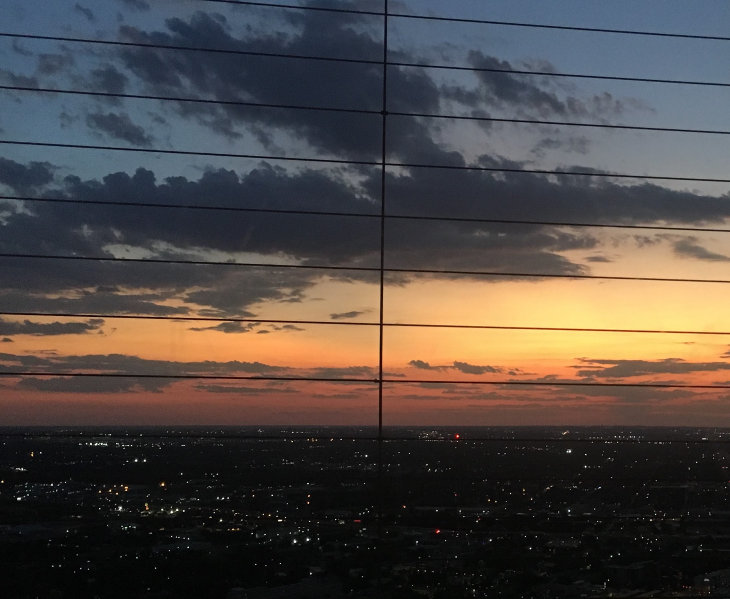
%> input picture code/img1.JPG, 2190 x 1797 px (shown at 1/3 size)
$ octave main1.m   (GNU Octave 9; MATLAB toolbox functions it lacks are replaced by stand-ins)
%> lines starting %> are read from the running program, lines starting %| are printed output that depends on the picture; in (x1, y1, x2, y2) boxes, pixels count from 0 and x2, y2 are one past the last pixel; in counts of white or black regions, pixels touching at a corner belong together; the program's own positions count from 1
### code/get_mask/get_mask_1.m
function [line_mask] = get_mask_1(I_gray, black_area)
%检测图片一中栏杆的位置

BW=imbinarize(I_gray,0.14); %二值化
%figure;
BW=((1-BW).*255);
BW(black_area:end, :)=0; %去除下面的干扰部分
%imshow(BW)

[lines] = get_hough_lines(BW, 100); %hough变换获取直线

%将检测到的直线标准化，转化成k、b形式，并去掉多余的直线
[new_lines] = lines_integrate(lines, 10, 30);

%利用相邻直线间的距离，补上遗漏的直线
delta_m = new_lines(2).m-new_lines(1).m;
for i=2:length(new_lines)
    if abs(new_lines(i+1).k)<5 %下一条线是竖线
        middle_m = new_lines(i).m+delta_m;
        middle_k = new_lines(i).k;
        middle_b = 1-middle_k*middle_m;
        count = length(new_lines)+1;
        new_lines(count).m = middle_m; %新增一条横线
        new_lines(count).k = middle_k;
        new_lines(count).b = middle_b;

        break;
    end

    if (new_lines(i+1).m-new_lines(i).m)>1.5*delta_m %中间缺一根线
        middle_m = (new_lines(i+1).m+new_lines(i).m)/2;
        middle_k = (new_lines(i+1).k+new_lines(i).k)/2;
        middle_b = 1-middle_k*middle_m;
        count = length(new_lines)+1;
        new_lines(count).m = middle_m;
        new_lines(count).k = middle_k;
        new_lines(count).b = middle_b;
    else
        delta_m = new_lines(i+1).m-new_lines(i).m;
    end
end

% [10 lines of commented-out code are left out]
line_width=floor(2*size(I_gray)/719);
[line_mask] = maskFromlines(I_gray, line_width, new_lines, black_area, 30, false);

%imshow(uint8(line_mask));

### code/get_mask/get_hough_lines.m
function [lines] = get_hough_lines(BW, line_length)
% hough变换提取图片中的直线
% 部分摘抄自：https://blog.csdn.net/yufeilongyuan/article/details/90443933

%直线检测
[H, theta , rho] = hough (BW);
% [8 lines of commented-out code are left out]

P = houghpeaks(H,36);%,'threshold',0.2*max(H(:)));
lines = houghlines(BW,theta,rho,P,'FillGap',10,'MinLength',line_length);
% [19 lines of commented-out code are left out]

end

### code/get_mask/lines_integrate.m
function [new_lines] = lines_integrate(lines, angle_threhold, dis_threhold)
% 对hough变换检测到的直线做进一步处理
% 将lines中重复的直线去掉，并化成角度距离型

lines_kb=struct('k',0,'b',0, 'm', 0, 'dis', 0);
count=1;
for i=1:length(lines)
    p1=lines(i).point1;
    p2=lines(i).point2;

    if p1(2)~=p2(2)
        lines_kb(count).k=(p1(1)-p2(1))/(p1(2)-p2(2));
    else
        lines_kb(count).k=tan(abs(lines(i).theta*pi/180));
    end
    lines_kb(count).b=p1(1)-lines_kb(count).k*p1(2);
    lines_kb(count).dis=sqrt((p1(1)-p2(1))^2+(p1(2)-p2(2))^2);
    count=count+1;
end

[~, index] = sort([lines_kb.dis]);
lines_kb=lines_kb(index);%按两点距离排序
lines=lines(index);

%去掉重复直线，判断标准是两直线角度差以及距离
new_lines=struct('k',0,'b',0, 'm', 0, 'dis', 0);
count=1;
for i=1:length(lines_kb)
    exist_flag=false;
    for j=i+1:length(lines_kb)
        angle_dis=abs(atan(lines_kb(i).k)-atan(lines_kb(j).k))*180/pi;
        line_dis=abs(lines_kb(i).b-lines_kb(j).b)/sqrt(1+(lines_kb(i).k)^2);
        if line_point_dis(lines(i), lines(j))<5
            exist_flag=true;
            break;
        end
        if angle_dis<angle_threhold && line_dis<dis_threhold
            exist_flag=true;
            break;
        end
    end

    if exist_flag ~= true
        new_lines(count)=lines_kb(i);
        m = (1-lines_kb(i).b)/lines_kb(i).k;
        new_lines(count).m=m; %横坐标截距
        count = count+1;
    end
end

[~, index] = sort([new_lines.m]);
new_lines=new_lines(index);%将直线按从上都下的顺序排列

% [7 lines left out: function line_point_dis, not called in this run]

end

### code/get_mask/maskFromlines.m
function [line_mask] = maskFromlines(I_gray, line_width, new_lines, black_area, find_len, upLineFind)
%利用直线位置得到mask，在直线附近灰度值低的部分mask值为1，其他部分mask为0

line_mask=zeros(size(I_gray));
for i=1:length(new_lines)
    line = new_lines(i);
    if abs(line.k)==inf
        continue;
    end

    if abs(line.k)>5 %横线
        for p_j=1:size(I_gray,2) %直线上所有纵坐标
           p_i=(p_j - line.b)/line.k; %直线上对应的横坐标
           if p_i<1 || p_i>size(I_gray,1)
               continue;
           end

           if p_i>black_area
               min_i = p_i;
           else
               find_dis=find_len;
               if p_i-find_dis<1
                   find_dis=p_i-1;
               end
               if p_i+find_dis>size(I_gray,1)
                   find_dis=size(I_gray,1)-p_i;
               end
               [min_g, min_i] = min(I_gray(floor(p_i-find_dis):floor(p_i+find_dis), p_j)); %直线上该点同一列附近极小值点
               min_i = p_i-find_dis+min_i-1;
           end

           for mask_i=min_i-line_width:min_i+line_width %极小值点附近的黑点
              if mask_i<1 || mask_i>size(I_gray,1)
                continue;
              end
              line_mask(floor(mask_i), p_j)=255;
           end
        end
    else %竖线
        for p_i=1:size(I_gray,1) %直线上所有横坐标
           p_j=p_i*line.k+line.b; %直线上对应的纵坐标
           if p_j<1 || p_j>size(I_gray,2)
               continue;
           end

           if upLineFind==true
               find_dis=find_len;
               if p_j-find_dis<1
                   find_dis=p_j-1;
               end
               if p_j+find_dis>size(I_gray,2)
                   find_dis=size(I_gray,2)-p_j;
               end
               [min_g, min_j] = min(I_gray(p_i, floor(p_j-find_dis):floor(p_j+find_dis))); %直线上该点同一行附近极小值点
               min_j = p_j-find_dis+min_j-1;
           else
               min_j=p_j;
           end

           for mask_j=min_j-line_width-1:min_j+line_width+1 %极小值点附近的黑点
              if mask_j<1 || mask_j>size(I_gray,2)
                continue;
              end
              line_mask(p_i, floor(mask_j))=255;
           end
        end
    end
end

end

### code/FFM_inpaint/inpaint_FMM.m
function [ image ] = inpaint_FMM( image, mask, radius )
%FMM算法的初始化和主循环

SE=strel('square',3);%矩形mask
F = imdilate(mask, SE); %mask膨胀
F(F>1)=1; %F=mask 并且mask中每个有值点的上下左右都为1

%求出标志矩阵F，待修补区域中的点值为2（内部点，未知点），待修补区域边界点值为1，已知像素区域的点值为0
F_temp = F;
F_temp(mask>0)=0;
F = F .* 2 - F_temp;

%距离矩阵T，表示一个点到待修补区域边缘的距离
T = (F == 2) .* 1e6;

%建立最小堆，存储边缘点，以其T值为value
[contour_x, countour_y] = find(F == 1);
heap = myMinheap();
h_temp = myMinheap();

for i=1:length(contour_x)
    point.x=contour_x(i);
    point.y=countour_y(i);

    heap.min_heap_insert(point, T(point.x,point.y));
    h_temp.min_heap_insert(point, T(point.x,point.y));
end
heap.min_heap_adjust();

[T]=compute_outside(T, F, h_temp, radius); %计算外围部分点的T

neibor_is = [];
neibor_js = []; %算好圆形领域中的点坐标，避免重复计算
for i=-radius:radius
    i_height = floor(sqrt(radius.^2 - i.^2));
    for j=-i_height:i_height
        neibor_is(end+1) = i;
        neibor_js(end+1) = j;
    end
end

while heap.size~=0
    %取出T值最小的边缘点，即最佳边缘点
    [min_p,~]=heap.min_heap_popup();
    i = min_p.x;
    j = min_p.y;

    F(i, j) = 0; %变成外部点

    neighbors_i = [i+1, i-1, i, i];
    neighbors_j = [j, j, j+1, j-1];

    for p=1:length(neighbors_i)
       i_neib = neighbors_i(p);
       j_neib = neighbors_j(p);

       if i_neib<1 || i_neib>size(F,1) || j_neib<1 || j_neib>size(F,2)
         continue
       end

       %找到边缘点旁边的内部点
       if F(i_neib, j_neib) == 2 %内部点
           %计算内部点的T
           T(i_neib, j_neib) = min([solve_T(T, F, i_neib, j_neib+1, i_neib-1, j_neib),...
                            solve_T(T, F, i_neib, j_neib-1, i_neib-1, j_neib),...
                            solve_T(T, F, i_neib, j_neib+1, i_neib+1, j_neib),...
                            solve_T(T, F, i_neib, j_neib-1, i_neib+1, j_neib)]);

           point.x=i_neib;
           point.y=j_neib;
           heap.min_heap_insert(point, T(point.x,point.y));

           %插值计算该内部点的像素值
           pix_result = inpaint_p(image, T, F, neibor_is, neibor_js, i_neib, j_neib);
           image(i_neib, j_neib, :) = pix_result;
           F(i_neib, j_neib) = 1; %内部点变成边缘点
       end
    end
end
end

% [34 lines left out: function inpaint_p, not called in this run]

%参考https://github.com/eodos/inpainting-telea-matlab
% [17 lines left out: function gradient_i, not called in this run]

%参考https://github.com/eodos/inpainting-telea-matlab
% [15 lines left out: function gradient_j, not called in this run]

### code/FFM_inpaint/compute_outside.m
function [T] = compute_outside(T, F, h_band, radius)
%计算一部分外部点（已知像素值点）的T矩阵值

 h_band.size=h_band.size;
 F_temp=F;
 %将内部点和外部点调换身份，这样就能用inpaint_FMM中同样的算法进行计算了
 F(F_temp==2)=0;
 F(F_temp==0)=2;

 last_t=0.0;
 radius_2 = radius * 2;

 while h_band.size~=0
    if last_t>=radius_2 %只需计算一定范围内的外部点
       break;
    end
    [min_p,~]=h_band.min_heap_popup();
    i = min_p.x;
    j = min_p.y;

    F(i, j) = 0; %变成外部点

    neighbors_i = [i+1, i-1, i, i];
    neighbors_j = [j, j, j+1, j-1];

    for p=1:length(neighbors_i)
       i_neib = neighbors_i(p);
       j_neib = neighbors_j(p);

       if i_neib<1 || i_neib>size(F,1) || j_neib<1 || j_neib>size(F,2)
         continue
       end

       if F(i_neib, j_neib) == 2 %内部点
           T(i_neib, j_neib) = min([solve_T(T, F, i_neib, j_neib+1, i_neib-1, j_neib),...
                            solve_T(T, F, i_neib, j_neib-1, i_neib-1, j_neib),...
                            solve_T(T, F, i_neib, j_neib+1, i_neib+1, j_neib),...
                            solve_T(T, F, i_neib, j_neib-1, i_neib+1, j_neib)]);

           last_t=T(i_neib, j_neib);
           point.x=i_neib;
           point.y=j_neib;
           h_band.min_heap_insert(point, T(point.x,point.y));

           F(i_neib, j_neib) = 1; %变成边缘点
       end
    end
 end
T=T.*-1; %外部点的T小于0
end

### code/main1.m
% 处理图片1
close all;clear;

addpath(genpath('FFM_inpaint'));
addpath(genpath('get_mask'));

I1 = imread('img1.JPG');
%> I1 is the input picture: size 1797x2190x3 uint8; mean R, G, B 78.5, 71.4, 67.7
I1 = imresize(I1, 0.4); %为了提高运算速度，缩小图片
%> I1: size 719x876x3 uint8
I1_gray = rgb2gray(I1);
line1_mask = get_mask_1(I1_gray, floor(509*size(I1,1)/719));
%> in get_mask_1, `BW=imbinarize(I_gray,0.14);`:
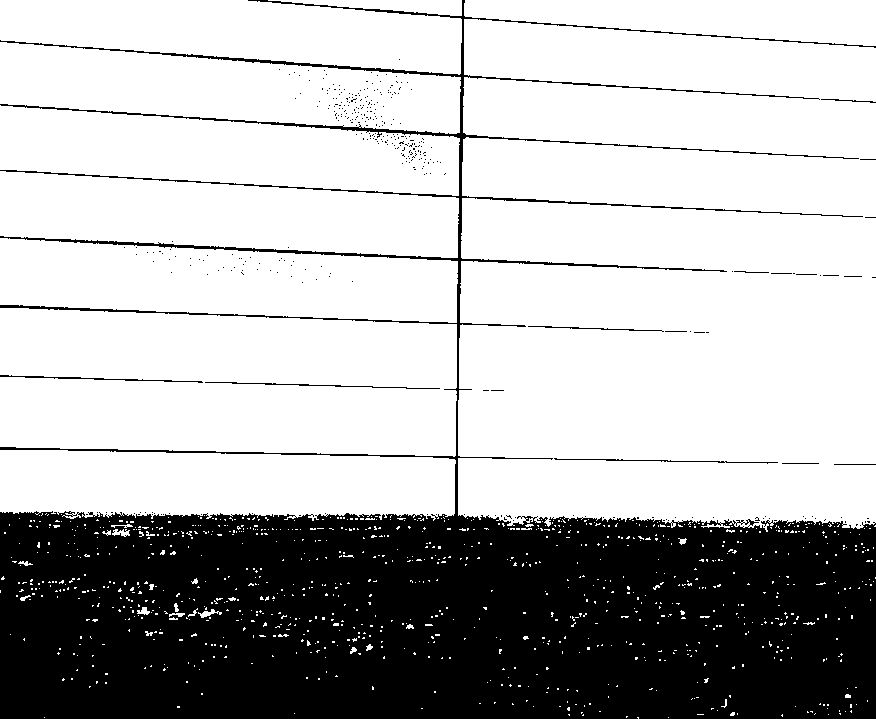
%> BW: size 719x876 logical; 70.8% white; 358 black regions (346 under 20 px), largest, box (x1, y1, x2, y2) and area: (0, 0, 876, 719) 182260, (0, 375, 203, 383) 292, (205, 382, 440, 389) 268
%> in get_mask_1, `BW(black_area:end, :)=0;`: BW: size 719x876 double; 2% white in thin lines or dots, all inside (x1, y1, x2, y2) = (0, 0, 876, 508)
%> in get_hough_lines, `[H, theta , rho] = hough (BW);`:
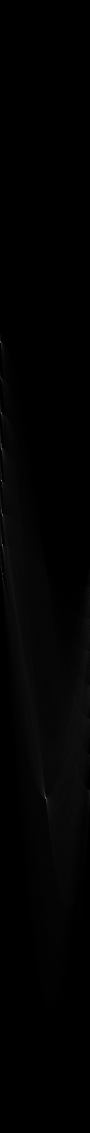
%> H: size 2265x180 double (shown at 1/2 size); min 0, max 618, mean 5.5; drawn with min black and max white
%> in get_hough_lines, `[H, theta , rho] = hough (BW);`: theta = 180 values from -90 to 89; rho = 2265 values from -1132 to 1132
%> in get_hough_lines, `P = houghpeaks(H,36);%,'threshold',0.2*max(H(:)));`: P = [684 2; 1091 5; 826 3; 961 4; 1597 92; 898 4; 1029 5; 1148 5]
%> in get_hough_lines, `lines = houghlines(BW,theta,rho,P,'FillGap',10,'MinLength',line_length);`: lines = 10 lines; longest, point1 to point2 (x, y): (166, 314) to (709, 333), (245, 186) to (769, 213), (62, 240) to (557, 265), (1, 105) to (476, 138), (60, 47) to (482, 77), (376, 12) to (686, 34)
%> the loop in lines_integrate, `for i=1:length(lines)` made 10 passes
%> (p1, p2) on passes 1 to 10: ([381 457], [541 459]), ([552 460], [770 463]), ([60 47], [482 77]), ([565 83], [793 98]), ([166 314], [709 333]), ([245 186], [769 213]), ([62 240], [557 265]), ([1 105], [476 138]), ([376 12], [686 34]), ([753 39], [876 47])
%> after the loop in lines_integrate, `for i=1:length(lines)`: lines_kb = 10 items; first 5, k, b and dis: 80 -36179 160, 72.67 -32874.7 218, 14.07 -601.1 423.1, 15.2 -696.6 228.5, 28.58 -8807.8 543.3
%> in lines_integrate, `[~, index] = sort([lines_kb.dis]);`: index = [10 1 2 4 9 3 8 7 6 5]
%> in lines_integrate, `lines_kb=lines_kb(index);`: lines_kb = 10 items; first 5, k, b and dis: 15.38 153.4 123.3, 80 -36179 160, 72.67 -32874.7 218, 15.2 -696.6 228.5, 14.09 206.9 310.8
%> the loop in lines_integrate, `for i=1:length(lines_kb)` made 10 passes
%> m on passes 2, 3, 5, 6, 7, 8, 9, 10: 452.2, 452.4, -14.61, 42.81, 105, 236.9, 173.4, 308.2
%> after the loop in lines_integrate, `for i=1:length(lines_kb)`: new_lines = 8 items; k, b, m and dis: 80 -36179 452.2 160, 72.67 -32874.7 452.4 218, 14.09 206.9 -14.61 310.8, 14.07 -601.1 42.81 423.1, 14.39 -1510.4 105 476.1, 19.8 -4690 236.9 495.6, 19.41 -3364.8 173.4 524.7, 28.58 -8807.8 308.2 543.3
%> in lines_integrate, `[~, index] = sort([new_lines.m]);`: index = [3 4 5 7 6 8 1 2]
%> in lines_integrate, `new_lines=new_lines(index);`: new_lines = 8 items; k, b, m and dis: 14.09 206.9 -14.61 310.8, 14.07 -601.1 42.81 423.1, 14.39 -1510.4 105 476.1, 19.41 -3364.8 173.4 524.7, 19.8 -4690 236.9 495.6, 28.58 -8807.8 308.2 543.3, 80 -36179 452.2 160, 72.67 -32874.7 452.4 218
%> in get_mask_1, `delta_m = new_lines(2).m-new_lines(1).m;`: delta_m = 57.42
%> the loop in get_mask_1, `for i=2:length(new_lines)` made 7 passes
%> (middle_m, middle_k, middle_b) on pass 5: (380.2, 54.29, -20641.9)
%> delta_m on passes 1, 2, 3, 4, 6, 7: 62.19, 68.43, 63.49, 71.31, 0.167, -72.18
%> after the loop in get_mask_1, `for i=2:length(new_lines)`: new_lines = 9 items; first 5, k, b and m: 14.09 206.9 -14.61, 14.07 -601.1 42.81, 14.39 -1510.4 105, 19.41 -3364.8 173.4, 19.8 -4690 236.9
%> the loop in maskFromlines, `for i=1:length(new_lines)` made 9 passes
%> line on passes 1 to 9: {k 14.09, b 206.9, m -14.61, dis 310.8}, {k 14.07, b -601.1, m 42.81, dis 423.1}, {k 14.39, b -1510.4, m 105, dis 476.1}, {k 19.41, b -3364.8, m 173.4, dis 524.7}, {k 19.8, b -4690, m 236.9, dis 495.6}, {k 28.58, b -8807.8, m 308.2, dis 543.3}, {k 80, b -36179, m 452.2, dis 160}, {k 72.67, b -32874.7, m 452.4, dis 218}, {k 54.29, b -20641.9, m 380.2}
%> after the loop in maskFromlines, `for i=1:length(new_lines)`:
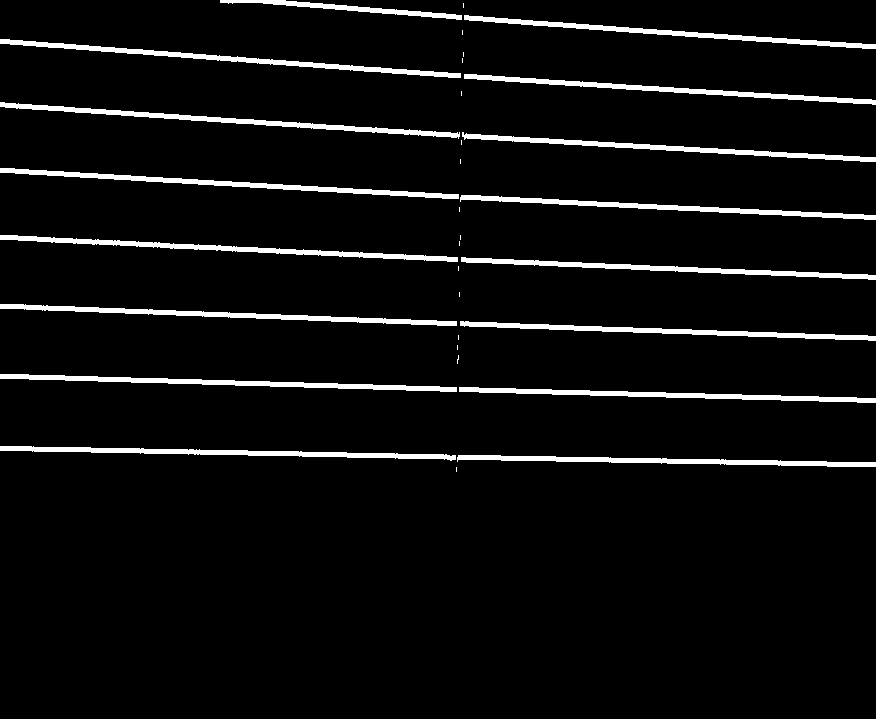
%> line_mask: size 719x876 double; 5.4% white; 32 white regions (16 under 20 px), largest, box (x1, y1, x2, y2) and area: (0, 39, 461, 78) 2305, (0, 102, 460, 139) 2300, (0, 168, 459, 199) 2295
%> after the loop in maskFromlines, `for i=1:length(new_lines)`: find_dis = 30; min_g = 59; min_i = 401.4; p_i = 396.4; p_j = 876

new_gray=I1_gray;
new_gray(line1_mask>0)=255;
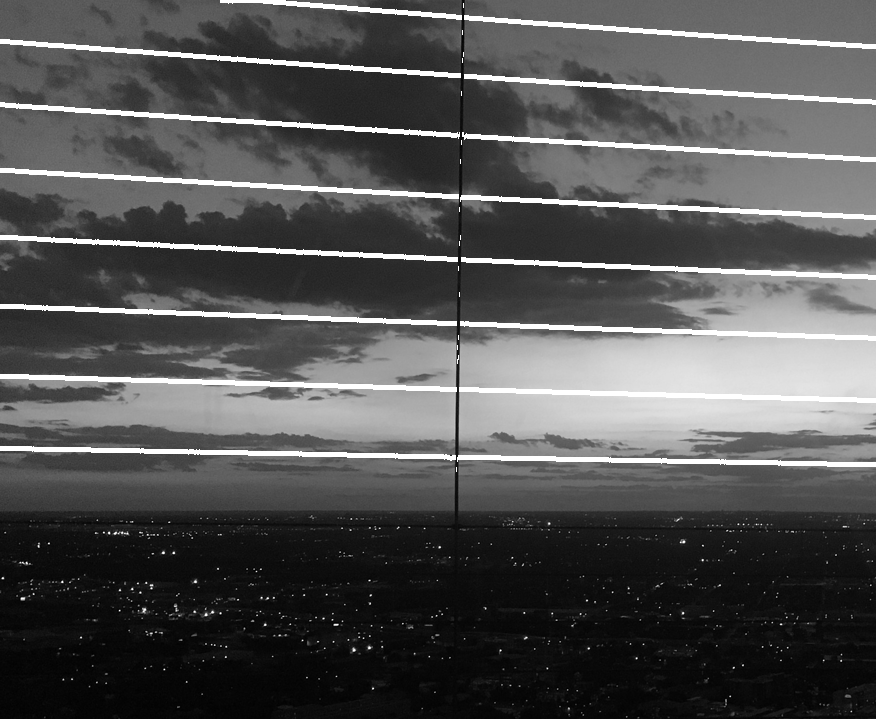
%> new_gray: size 719x876 uint8; min 0, max 255, mean 83.2
%imshow(new_gray);

result_img = inpaint_FMM( I1, uint8(line1_mask/255), 3 );
%> in inpaint_FMM, `F = imdilate(mask, SE);`: F: size 719x876 uint8; values 0 (black) and 1 (white), 7.7% white; 24 white regions, largest, box (x1, y1, x2, y2) and area: (0, 101, 876, 163) 6303, (0, 167, 876, 221) 6234, (0, 445, 876, 468) 6210
%> in inpaint_FMM, `F_temp(mask>0)=0;`:
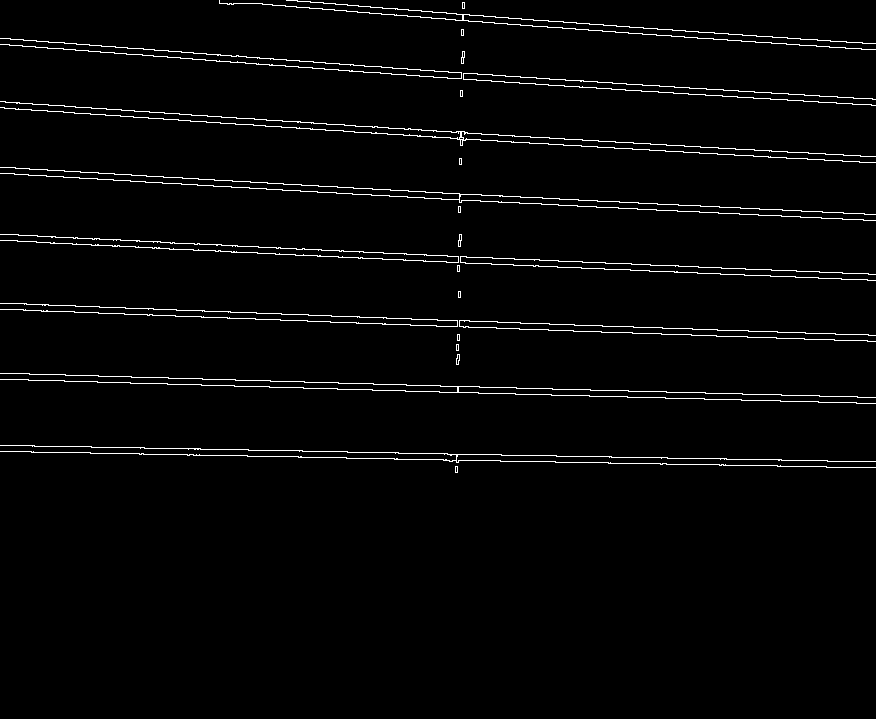
%> F_temp: size 719x876 uint8; values 0 (black) and 1 (white), 2.3% white in thin lines or dots, all inside (x1, y1, x2, y2) = (0, 0, 876, 473)
%> in inpaint_FMM, `F = F .* 2 - F_temp;`:
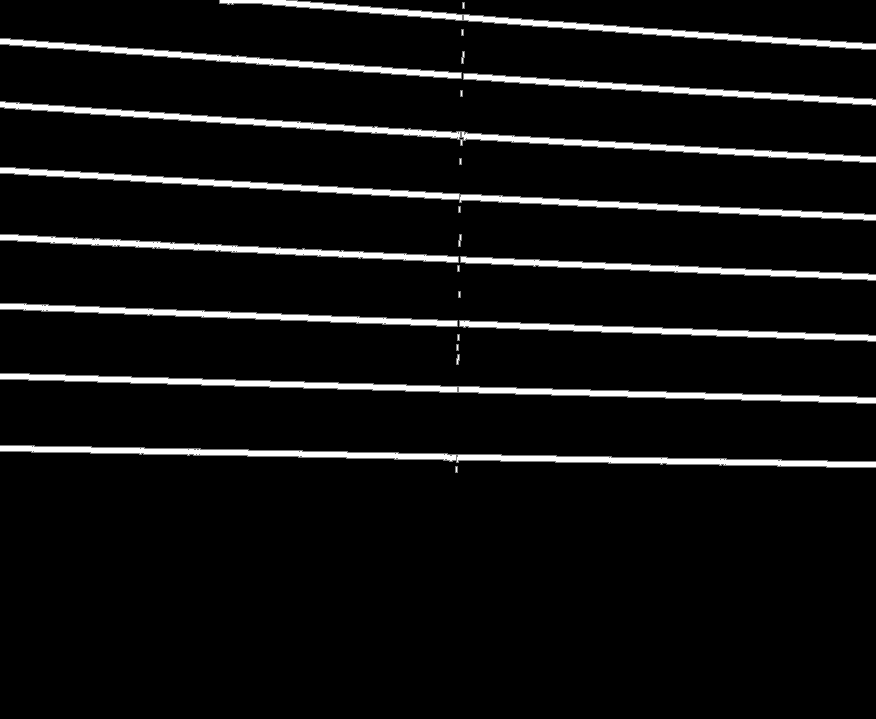
%> F: size 719x876 uint8; min 0, max 2, mean 0.131; drawn with min black and max white
%> in inpaint_FMM, `[contour_x, countour_y] = find(F == 1);`: contour_x = 14685 values from 1 to 473; countour_y = 14685 values from 1 to 876
%> the loop in inpaint_FMM, `for i=1:length(contour_x)` made 14685 passes
%> (point.x, point.y) on passes 1 to 3: (39, 1), (45, 1), (102, 1)
%> after the loop in inpaint_FMM, `for i=1:length(contour_x)`: point = {x 468, y 876}
%> in compute_outside, `F(F_temp==0)=2;`:
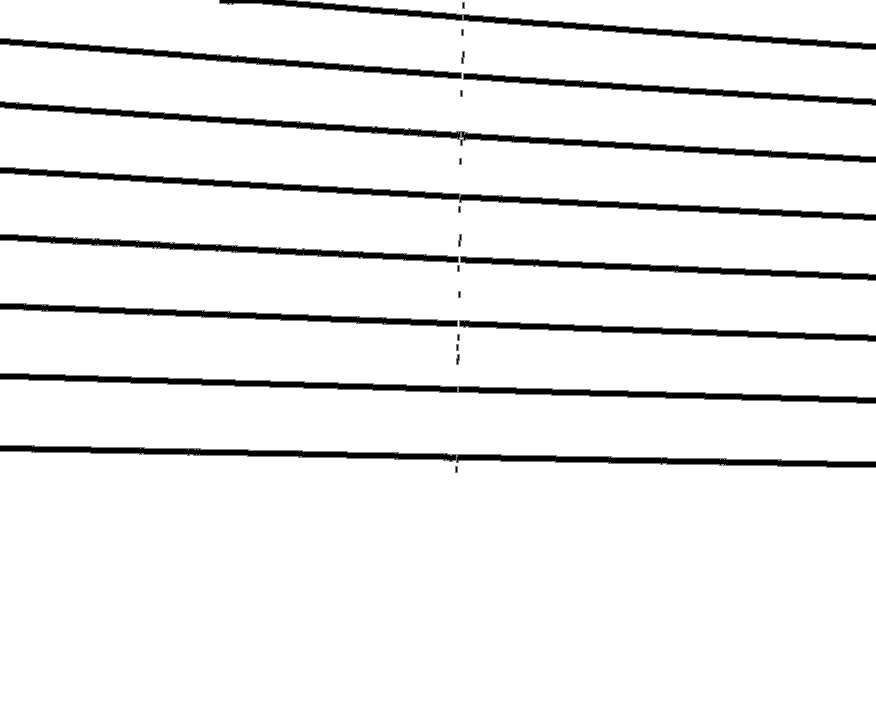
%> F: size 719x876 uint8; min 0, max 2, mean 1.87; drawn with min black and max white
%> (the run ends here)
